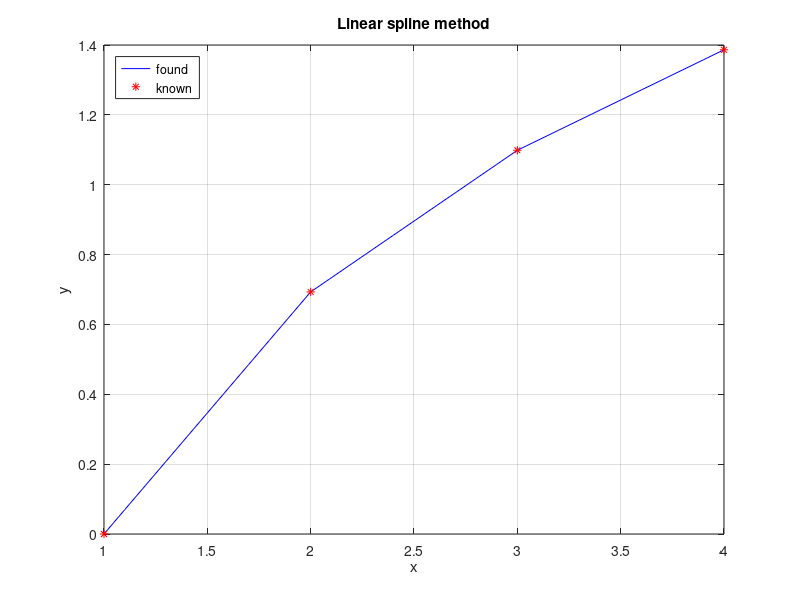

MATLAB code to generate this figure:
% ----------------------- BEGIN CODE -----------------------

% Close all figures, clear variables in memory and MATLAB command screen
close all ; clear all ; clc ;

% Set the output format to the short format with compact line spacing
format short g; format compact ;

% Specify values and necessary parameters
x = [1 2 3 4]
y = [0 0.6931 1.0986 1.3863]

range = length(x)-1;
unknown = 2 * range;

A = zeros(unknown);
b = zeros(unknown, 1);

row = 1;
col = 1;
for i = 1:range
    A(row:row+1,col:col+1) = [x(i) 1 ; x(i+1) 1];
    b(row:row+1,1) = [y(i) ; y(i+1)];
    row = row + 2;
    col = col + 2;
end

A
b

% a = inv(A) * b;
detA = det(A);
for i = 1:length(b)
    D = A;
    D(:,i) = b;
    a(i,1) = det(D)/detA;
end

a

x_ = [];
y_ = [];

row = 1;
for i = 1:range
    tmp_x = x(i):0.1:x(i+1);
    x_ = [x_ tmp_x];
    tmp_y = a(row) * tmp_x + a(row+1);
    y_ = [y_ tmp_y];
    row = row + 2;
end

x_
y_

plot(x_, y_, 'b', x, y, 'r*');
title('Linear spline method');
legend('found', 'known', 'Location', 'northwest');
xlabel('x');
ylabel('y');
grid;

% ----------------------- END OF CODE ----------------------